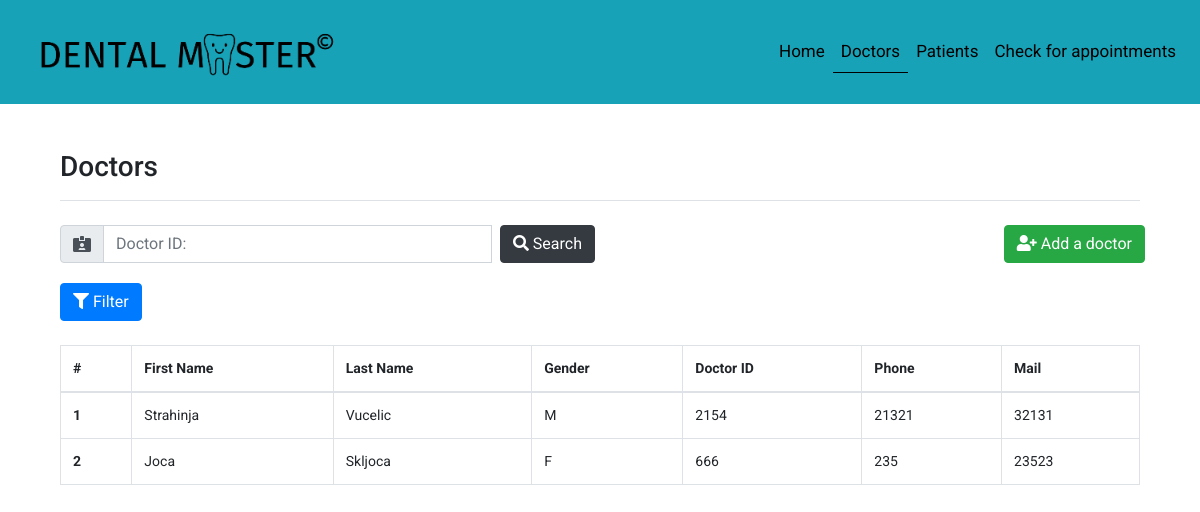
The app's page /doctors.php with its own data.
### tables this page shows
CREATE TABLE `doctors` (
  `d_id` int(11) NOT NULL,
  `d_first_name` varchar(128) NOT NULL,
  `d_last_name` varchar(128) NOT NULL,
  `d_doctor_id` varchar(64) NOT NULL,
  `d_phone` varchar(64) NOT NULL,
  `d_mail` varchar(256) DEFAULT NULL,
  `d_gender` varchar(1) NOT NULL
);

### doctors.php (the view, shortened to what this page needs)
<!DOCTYPE html>
<?php
include 'php/dbh.php';
?>
<html>
<head>
  <link rel="stylesheet" href="https://stackpath.bootstrapcdn.com/bootstrap/4.3.1/css/bootstrap.min.css">
  <link rel="stylesheet" href="https://use.fontawesome.com/releases/v5.8.2/css/all.css">
  <link rel="stylesheet" href="https://use.fontawesome.com/releases/v5.8.2/css/all.css">
  <link rel="stylesheet" href="css/master.css">
</head>
<body>
  <nav class="navbar navbar-expand-lg navbar-light bg-info">
    <a class="navbar-brand" href="#">
      <img src="img/logo.png" width="80%" class="d-inline-block align-top" alt="">
    </a>
    <div class="collapse navbar-collapse" id="navbarTogglerDemo03">
      <ul class="navbar-nav ml-auto">
        <li class="nav-item">
          <a class="nav-link" href="index.php">Home</a>
        </li>
        <li class="nav-item active">
          <a class="nav-link" href="doctors.php">Doctors</a>
        </li>
        <li class="nav-item">
          <a class="nav-link" href="patients.php">Patients <span class="sr-only">(current)</span></a>
        </li>
        <li class="nav-item">
          <a class="nav-link" href="appointments.php">Check for appointments</a>
        </li>
      </ul>
    </div>
  </nav>
  <div class="container">
    <div class="pb-2 mt-3 mb-4 border-bottom">
      <h3>Doctors</h1>
    </div>
    <form method="get">
      <div class="form-row justify-content-between">
        <div class="form-group col-md-6 col-sm-6">
          <div class="input-group mb-1">
            <div class="input-group-prepend">
              <span class="input-group-text"><i class="fas fa-id-card-alt"></i></span>
            </div>
            <input type="search" name="q" class="form-control mr-2" placeholder="Doctor ID:" id="doctor_id" autocomplete="off" value="<?php
            if(isset($_GET["q"])) {
              echo $_GET["q"];
            }
            ?>">
            <button type="submit" class="btn btn-dark" id="search_button"><i class="fas fa-search"></i> Search</button>
          </div>
        </div>
        <div class="form-group">
          <a class="btn btn-success ml-1" id="add_doctor_button" data-toggle="modal" data-target="#newDoctorModal" style="color: white !important;">
            <i class="fas fa-user-plus"></i> Add a doctor
          </a>
        </div>
      </div>
    </form>
    <div class="row mb-2">
      <div class="col-3">
        <form method="get">
          <a class="btn btn-primary mb-2" data-toggle="collapse" href="#collapseExample" role="button" aria-expanded="false" aria-controls="collapseExample">
            <i class="fas fa-filter"></i> Filter
          </a>
        </form>
      </div>
    </div>
    <table class="table table-hover table-bordered">
      <thead>
        <th>#</th>
        <th>First Name</th>
        <th>Last Name</th>
        <th>Gender</th>
        <th>Doctor ID</th>
        <th>Phone</th>
        <th>Mail</th>
      </thead>
      <tbody id="table_doctors_body">
        <?php
        if(isset($_GET["q"]) && !empty($_GET["q"])) {
          $q_id = $_GET["q"];
          $q = "SELECT * FROM doctors WHERE d_doctor_id=$q_id";
          $result = $conn->query($q);
          $br = 1;
          if($result->num_rows > 0) {
            while ($row = $result->fetch_assoc()) {
              echo "<tr id=\"row_{$row["d_id"]}\">";
              echo "<th>$br</td>";
              echo "<td>{$row["d_first_name"]}</td>";
              echo "<td>{$row["d_last_name"]}</td>";
              echo "<td>{$row["d_gender"]}</td>";
              echo "<td>{$row["d_doctor_id"]}</td>";
              echo "<td>{$row["d_phone"]}</td>";
              echo "<td>{$row["d_mail"]}</td>";
              echo "</tr>";
              $br++;
            }
          } else {
            echo "<tr id=\"results\"><th>0 results found.</th></tr>";
          }
        } else {
          if(isset($_GET["column"]) && isset($_GET["type"])) {
            $column = $_GET["column"];
            $type = $_GET["type"];
            if($type == "ascending") {
              $q = "SELECT * FROM doctors ORDER BY d_$column ASC";
            } else {
              $q = "SELECT * FROM doctors ORDER BY d_$column DESC";
            }
            $result = $conn->query($q);
            $br = 1;
            if($result->num_rows > 0) {
              while ($row = $result->fetch_assoc()) {
                echo "<tr id=\"row_{$row["d_id"]}\">";
                echo "<th>$br</td>";
                echo "<td>{$row["d_first_name"]}</td>";
                echo "<td>{$row["d_last_name"]}</td>";
                echo "<td>{$row["d_gender"]}</td>";
                echo "<td>{$row["d_doctor_id"]}</td>";
                echo "<td>{$row["d_phone"]}</td>";
                echo "<td>{$row["d_mail"]}</td>";
                echo "</tr>";
                $br++;
              }
            }
          } else {
            $q = "SELECT * FROM doctors";
            $result = $conn->query($q);
            $br = 1;
            if($result->num_rows > 0) {
              while ($row = $result->fetch_assoc()) {
                echo "<tr id=\"row_{$row["d_id"]}\">";
                echo "<th>$br</td>";
                echo "<td>{$row["d_first_name"]}</td>";
                echo "<td>{$row["d_last_name"]}</td>";
                echo "<td>{$row["d_gender"]}</td>";
                echo "<td>{$row["d_doctor_id"]}</td>";
                echo "<td>{$row["d_phone"]}</td>";
                echo "<td>{$row["d_mail"]}</td>";
                echo "</tr>";
                $br++;
              }
            }
          }
        }
        ?>
      </tbody>
    </table>
    </div>
</body>
</html>

### css/master.css (style rules this page uses)
body { font-family: 'Roboto', sans-serif; }
.nav-link { color: black !important; font-size: 17px; }
.active { border-bottom: 1px solid black; }
.navbar-brand { padding-top: 10px; padding-bottom: 0px; }
.container { padding: 30px; }
td, th { font-size: 14px !important; }
tr, #add_patient_button, #add_doctor_button { cursor: pointer; }

### records on screen
doctors: d_first_name "Strahinja", d_last_name "Vucelic", d_gender "M", d_doctor "2154", d_phone "21321", d_mail "32131"
doctors: d_first_name "Joca", d_last_name "Skljoca", d_gender "F", d_doctor "666", d_phone "235", d_mail "23523"
